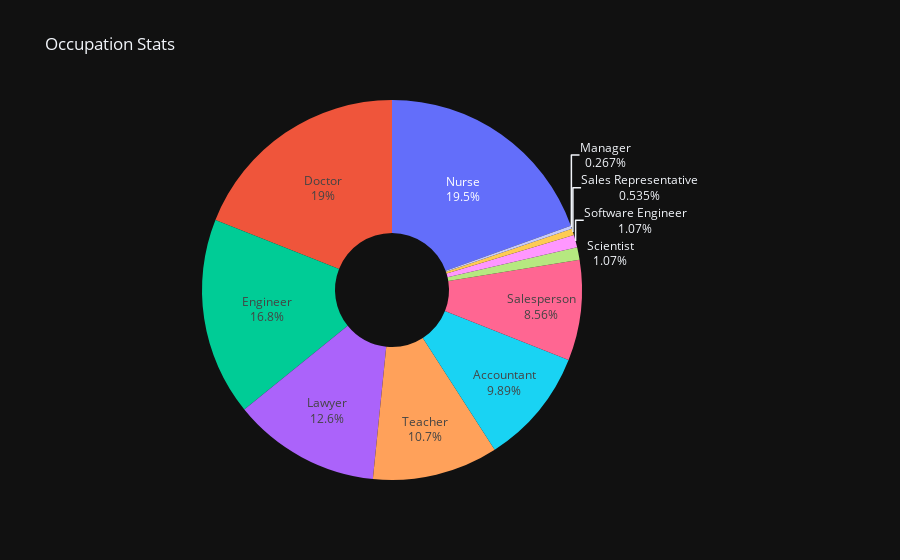

The code cell stored with this chart in its notebook:
### Markdown cell above
---


Then, occupation pie chart


---

### Code cell
# decorate
fig_occupation.update_layout(
    title_text='Occupation Stats',
    template='plotly_dark',
    showlegend=False
)

# show
fig_occupation.show()

### Figure 1 — Plotly figure (JSON) as saved in the notebook; plotly's stock layout.template omitted (floating-point values rounded to 4 significant figures)
{"data": [{"hole": 0.3, "labels": ["Nurse", "Doctor", "Engineer", "Lawyer", "Teacher", "Accountant", "Salesperson", "Scientist", "Software Engineer", "Sales Representative", "Manager"], "textinfo": "label+percent", "type": "pie", "values": [73, 71, 63, 47, 40, 37, 32, 4, 4, 2, 1]}], "layout": {"showlegend": false, "title": {"text": "Occupation Stats"}}}
